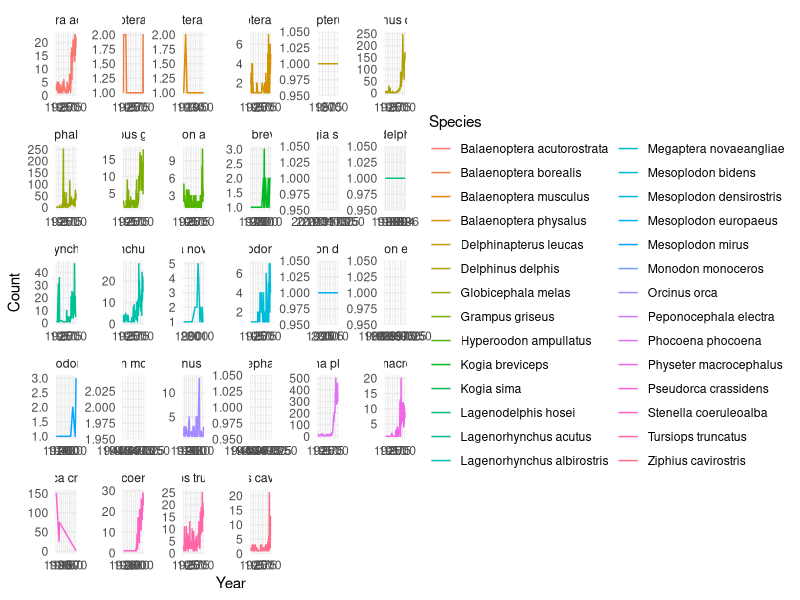

The R source for this figure: (Note: this script raises an error after producing the figure.)

#This code is looking at some species plots - still messy 
#Splitting data into years and species and then attempting to look at mysticetes seperately 
#Messy variable names - need to clean 

library(dplyr)
library(tidyverse)
library(ggplot2)
library(reshape) 
library(viridis)


UK_and_Irish <- read.csv("UK_and_Irish_strandings.csv")
UK_and_Irish$X <- NULL

#write.csv(cleaneddata, file = "cleaneddata.csv")

#Having a look at how many of each species 
select(UK_and_Irish, Name.Current.Sci)

#Remove unknowns 
Strandings_known_IRL_UK <- UK_and_Irish %>% 
  filter(!(Name.Current.Sci %in% c("Unknown", "Unknown odontocete", "Unknown odontocete ", "Unknown delphinid ",
                                   "Unknown delphinid", "Unknown delphinid ", "Unknown mysticete")))


#'Species' just looking at Name.Current.Sci
Species <- dplyr::count(Strandings_known_IRL_UK, Name.Current.Sci)
#'Speciesyearcount' cleaned data: a count of current scientific name and year 
speciesyearcount <- dplyr::count(Strandings_known_IRL_UK, Name.Current.Sci, Year) %>%
  na.omit()

#This is just species and the year - no counting or sorting 
#speciesyear <- select(cleaneddata, Year, Name.Current.Sci) %>%
  #na.omit()


#Geom_line of all species for every year 
speciesyearcount <- speciesyearcount %>%
  dplyr::rename(Species = Name.Current.Sci) 


p <- ggplot(data = speciesyearcount, aes(x = Year, y = n, colour= Species))+
  theme(panel.background = element_blank(), panel.border = element_rect(colour = "grey40", fill = NA)) +
  labs(x = "Year", y = "Count") +
  geom_line() +
  theme(legend.position="bottom") +
  scale_fill_viridis(option="viridis") + 
  theme_minimal()
  
 p + facet_wrap(~ Species, scales = 'free')
  
  
#Looking at species by year - a count of each species per year
  speciestotal <- aggregate(n ~ Species, speciesyearcount, sum) %>%
    na.omit()

#The unknowns 
unknowns <- speciesyearcount %>%
  filter(Species %in% c("Unknown", "Unknown odontocete", "Unknown odontocete ", "Unknown delphinid ",
                        "Unknown delphinid", "Unknown delphinid ", "Unknown mysticete"))

#Geom_line of all species for every year 
#Can plot unknowns using "unknowns" 
ggplot(data = unknowns, aes(x = Year, y = n, colour= Name.Current.Sci))+
  theme(panel.background = element_blank(), panel.border = element_rect(colour = "grey40", fill = NA)) +
  labs(x = "Year", y = "Species count") +
  geom_line() +
  scale_fill_manual(values=c("deeppink", "steelblue"), guide=FALSE)


#Plot of all species - ugly histogram 
library(ggplot2)
ggplot(speciesyear, aes(x = Year)) +
  geom_histogram()

#Seperate species 
ggplot(speciesyear, aes(x = Year, fill = Name.Current.Sci)) +
  geom_histogram(binwidth = 0.5)

#All species histograms seperated with better bin widths 
ggplot(speciesyear, aes(x = Year)) +
  geom_histogram(binwidth = 0.5) +
  facet_wrap(~ Name.Current.Sci)

View(speciesyear)





#Can't get this to work
#Showing each species with the full dataset in the background 
#Need to change the - 5 
d <- speciesbyyear      
d_bg <- d[, -1] 

ggplot(d, aes(x = Year)) +
  geom_histogram(data = d_bg, fill = "grey") +
  geom_histogram(binwidth = 0.5) +
  facet_wrap(~ Name.Current.Sci) 

#....
#Changing the aesthetics 
ggplot(d, aes(x = Year, fill = Name.Current.Sci)) +
  geom_histogram(data = d_bg, fill = "grey", alpha = .5) +
  geom_histogram(colour = "black") +
  geom_histogram(binwidth = 0.5) +
  facet_wrap(~ Name.Current.Sci) +
  guides(fill = FALSE) +  # to remove the legend
  theme_bw()              # for clean look overall



#Not sure why this isn't working...trying to plot all species with the total in the background 
a <- speciesyearcount         
a_bg <- a[, -5] 

ggplot(a, aes(x = Year, y = n, colour = Name.Current.Sci)) +
  geom_point(data = a_bg, colour = "grey", alpha = .2) +
  geom_point() + 
  facet_wrap(~ Species) +
  guides(colour = FALSE) +
  theme_bw()


#Plotting just two species together with seperate colours for both
#Need to change the scale on the X axis 

ggplot(sortedodonts, aes(x = Year, y = n, color = Name.Current.Sci)) +
  geom_point(data = , colour = "grey") +
  labs(x = "Year", y = "Count") +
  geom_point() +
  theme(panel.background = element_blank(), panel.border = element_rect(colour = "grey40", fill = NA))


#Splitting out baleen whales - must be a better way to use filter....
bphysalus <- filter(speciesyear, Name.Current.Sci ==  "Balaenoptera physalus") 
bactorostrata <- filter(speciesyear, Name.Current.Sci ==  "Balaenoptera acutorostrata") 
bborealis <- filter(speciesyear, Name.Current.Sci ==  "Balaenoptera borealis")
bmusculus <- filter(speciesyear, Name.Current.Sci ==  "Balaenoptera musculus") 
unmysticete <- filter(speciesyear, Name.Current.Sci ==  "Unknown mysticete") 
mnovaeangliae <- filter(speciesyear, Name.Current.Sci == "Megaptera novaeangliae") 



combinedmysticetes <- rbind(bphysalus, bactorostrata, bborealis, bmusculus, unmysticete, unbalaenopterid, mysticete, mnovaeangliae) 
#Putting year in ascending order 
sortedmysticetes <- arrange(combinedmysticetes,(Year))
#counting up each year - total mysts, not species specific 
sortmystcount <- count(sortedmysticetes, Year)
#Saving mysticete data to a file - this is each species occurance per year 
write.csv(sortedmysticetes, file = "mysticetes_by_year.csv")

#Selecting out odontocetes (did speciesyear (all species) - mysticetes data)
odontocetes <- speciesyear[ !(speciesyear$Name.Current.Sci %in% sortedmysticetes$Name.Current.Sci), ]
View(odontocetes)

#Ordering and combining species by year - to arrange in descending order put "desc" before the year 
sortedodonts <- arrange(odontocetes,(Year))
#Counting up each year 
sortodontscount <- count(odontocetes, Year)


#Plotting the mysticetes - really ugly 
ggplot(sortmystcount, aes(x = Year, y = n)) +
  geom_point(data = , colour = "grey") +
  labs(x = "Year", y = "Count") +
  geom_line()
  theme(panel.background = element_blank(), panel.border = element_rect(colour = "grey40", fill = NA))


#All strandings plot 
  ggplot(speciesyear, aes(x = Year)) +
    stat_count(width = 0.5)
  
#Total strandings per year 
strandings_year <- count(cleaneddata, Year)
  
  
  
#Mysticete plots - why does stat count work?
ggplot(sortedmysticetes, aes(x = Year)) +
  stat_count(width = 0.5) +
  facet_wrap(~ Name.Current.Sci)


#Odontocetes plot 
ggplot(species, aes(x = Year)) +
  stat_count(width = 0.5) +
  facet_wrap(~ Name.Current.Sci)

library(ggplot2)


#Plotting all mysticetes, odontocetes and all strandings 
ggplot(speciesyear, aes(x = Year, binwidth = 0.5)) +
  geom_histogram(data = speciesyear, fill = "black", binwidth = 0.5) +
  geom_histogram(data = sortedodonts, fill = "white", alpha = 0.5, binwidth = 0.5) + 
  geom_histogram(data = sortedmysticetes, fill = "red", binwidth = 0.5, alpha = 1) 

colors()
#Don't think this worked 
bind_cols(sortodontscount, sortmystcount) 

write.csv(mysticetes, file = "Mysticetes.csv")

#Seperate species plots

cleaneddata <- read.csv("cleandatesnames.csv")

species_plots <- cleaneddata %>%
  filter(Name.Current.Sci %in% c("Delphinus delphis", "Physeter macrocephalus", 
                                 "Tursiops truncatus", "Balaenoptera acutorostrata"))


species_plots <- species_plots %>%
  select(Name.Current.Sci, Year) %>%
  rename(Species = Name.Current.Sci)
  

bb <- ggplot(species_plots, aes(x = Year, fill = Species)) +
  stat_count(width = 0.5) +
  facet_wrap(~ Species) +
  theme_bw()
